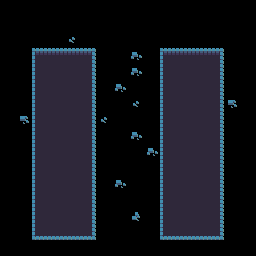

The image is a tile-based game level rendered from a .tmx file. Its description and complete source (layers, tilesets, objects, tile grids) follow:
An orthogonal 16x16 tile map with 16x16 px tiles, 1 tile layer (Layout), 4 tilesets.

<map version="1.0" tiledversion="1.1.2" orientation="orthogonal" renderorder="right-down" width="16" height="16" tilewidth="16" tileheight="16" infinite="0" nextobjectid="1">
 <tileset firstgid="1" source="world1_tileset.tsx" />
 <tileset firstgid="241" source="world1_doors_front.tsx" />
 <tileset firstgid="385" source="world1_doors_side.tsx" />
 <tileset firstgid="475" source="object_rocks.tsx" />
 <layer name="Layout" width="16" height="16">
  <data encoding="csv">
0,0,0,0,0,0,0,0,0,0,0,0,0,0,0,0,
0,0,0,0,0,0,0,0,0,0,0,0,0,0,0,0,
0,0,0,0,187,0,0,0,0,0,0,0,0,0,0,0,
0,0,1,2,2,3,0,0,185,0,1,2,2,3,0,0,
0,0,25,26,26,27,0,0,185,0,25,26,26,27,0,0,
0,0,25,26,26,27,0,185,0,0,25,26,26,27,0,0,
0,0,25,26,26,27,0,0,187,0,25,26,26,27,184,0,
0,184,25,26,26,27,187,0,0,0,25,26,26,27,0,0,
0,0,25,26,26,27,0,0,185,0,25,26,26,27,0,0,
0,0,25,26,26,27,0,0,0,185,25,26,26,27,0,0,
0,0,25,26,26,27,0,0,0,0,25,26,26,27,0,0,
0,0,25,26,26,27,0,185,0,0,25,26,26,27,0,0,
0,0,25,26,26,27,0,0,0,0,25,26,26,27,0,0,
0,0,25,26,26,27,0,0,186,0,25,26,26,27,0,0,
0,0,49,50,50,51,0,0,0,0,49,50,50,51,0,0,
0,0,0,0,0,0,0,0,0,0,0,0,0,0,0,0
</data>
 </layer>
</map>
